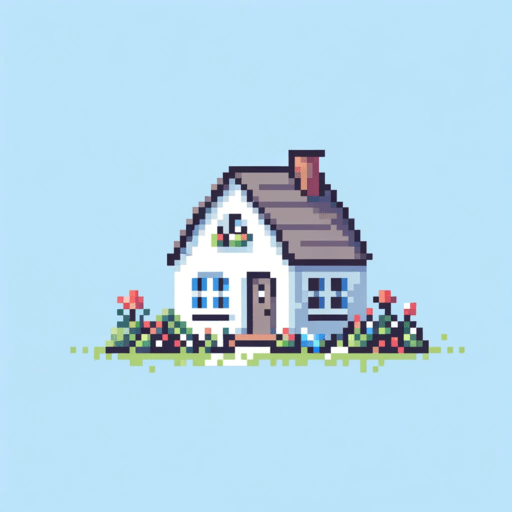
#> input picture assets/house_pixel_art.png, 512 x 512 px
$ python main.py
#> lines starting #> are read from the running program, lines starting #| are printed output that depends on the picture
import cv2
import numpy as np
from scipy import signal


def slice_matrix(matrix, row_start, col_start, size):
    col_end = col_start + size
    row_end = row_start + size
    return [row[col_start:col_end] for row in matrix[row_start:row_end]]


def print_matrix(matrix):
    for row in matrix:
        for element in row:
            print(element, end=' ')
    print("\n")


image = cv2.imread('assets/house_pixel_art.png')
#> image is the input picture: shape (512, 512, 3); mean B, G, R 234.8, 214.8, 180.7
gray_image = cv2.cvtColor(image, cv2.COLOR_BGR2GRAY)
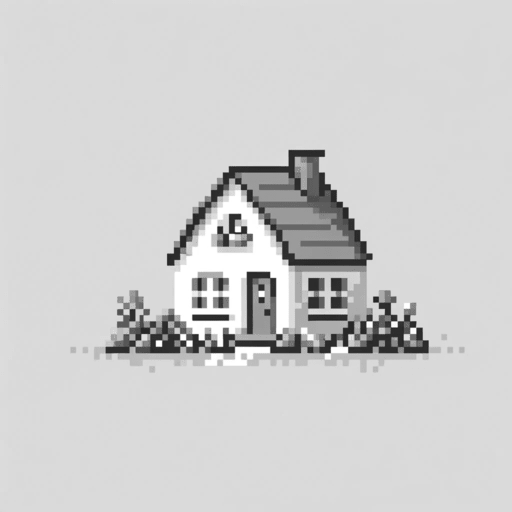
#> gray_image: shape (512, 512); min 37, max 255, mean 207.1
print("Shape of the image:", gray_image.shape)
#| Shape of the image: (512, 512)
image_height, image_width = gray_image.shape[:2]
#> image_height = 512; image_width = 512

kernel = np.array(
    [[-1, 0, 1],
     [-1, 0, 1],
     [-1, 0, 1]]
)

output_image = np.zeros_like(gray_image)

for i in range(1, image_height - 2):
    for j in range(1, image_width - 2):
        # print("i:", i)
        # print("j:", j)

        sliced_matrix = slice_matrix(
            matrix=gray_image, row_start=i, col_start=j, size=3
        )

        sliced_matrix_as_np_array = np.array(sliced_matrix)

        # TODO: Try to implement this by yourself.
        result_of_convolution = signal.convolve2d(
            kernel, sliced_matrix_as_np_array, mode="valid"
        )

        output_image[i + 1][j + 1] = result_of_convolution[0, 0]
#> this loop made 509 passes
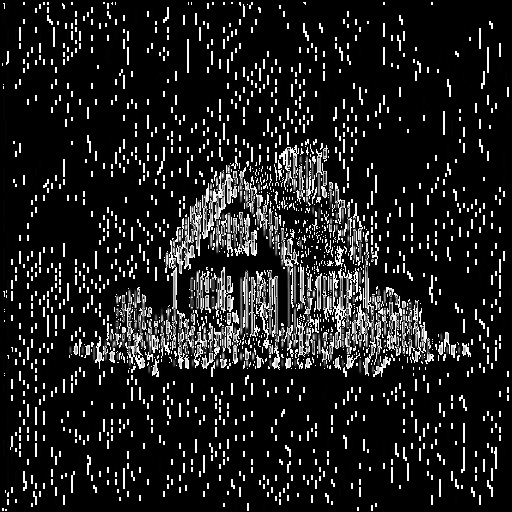
#> output_image: shape (512, 512); min 0, max 255, mean 31.1

# Beyhan - FFT uygulayarak frekans uzayina gecip, konvolusyonu uygulayip tekrar zaman uzayina geri donecegiz.
# Samet signal.convolve2d yerine kendi fonksiyonumuzu yazmaliyiz.
# Cumartesi 23 gibi toplanti yapacagiz.

cv2.imshow("After", output_image)
cv2.waitKey(0)
cv2.destroyAllWindows()
